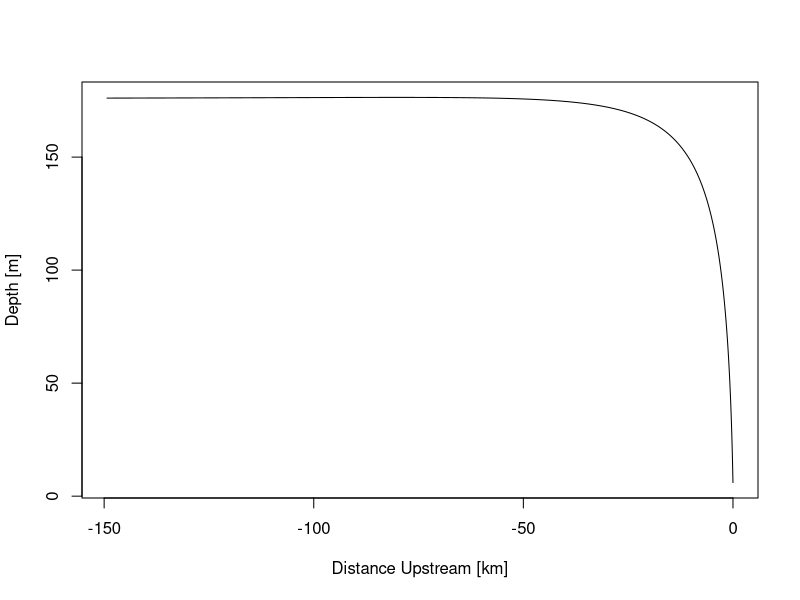

This chart was generated by the following R code:
B0 <- 5
s <- 1
n  <- 0.013
Q <- 50
S0 <- 0.0004
g <- 9.81
alpha <- 1
d0 <- 6
dd <- -.01
maxit <- 1000

ydc <- function(x)abs(B0*x^(3/2)+s*x-Q/sqrt(g))
dc <- optimize(ydc,c(0,4))$minimum
ydn <- function(x)abs((x*(B0+s*x))^(5/3)/(B0+2*x*sqrt(s^2+1))^(2/3)-n*Q/sqrt(S0))
dn <- optimize(ydn,c(0,4))$minimum

d <- seq(d0,dn,by=dd)
A <- P <- Rh <- V <- Sf <- E <- x <- numeric(length(d))

Af <-  function(d) d*(B0+s*d)
Pf <-  function(d) B0+2*d*sqrt(s^2+1)
Rhf <- function(d) Af(d)/Pf(d)
Vf <-  function(d) Q/Af(d)
Sff <- function(d) (n*Vf(d))^2/Rhf(d)^(4/3)
Ef <-  function(d) d+alpha*Vf(d)^2/2*g

Sf[1] <- Sff(d[1])
E[1] <- Ef(d[1])

for(i in 2:length(d)){
    
    #A[i] <- Af(d[i])
    #Rh[i] <- Rhf(d[i])
    #Sf[i] <- Sff(d[i])
    #E[i] <- Ef(d[i])
    x[i] <- x[i-1]-(Ef(d[i])-Ef(d[i-1]))/(S0-.5*(Sff(d[i])+Sff(d[i-1])))
    
    if( 200*(d[i]-dn)/(d[i]+dn) < 1 ){
        break
    }else if(i == length(d)){
        stop("Reached maximum iterations")
    }
    
}

slope <- seq(0,S0*diff(range(x[1:i])),,length(x[1:i]))

plot(x[1:i]/1000,d[1:i]+slope*d[1:i],type='l',xlab='Distance Upstream [km]',ylab='Depth [m]')